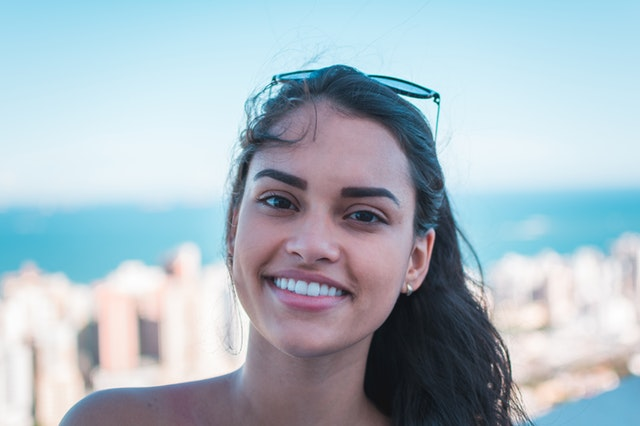
#> input picture pythonProject2/resim_donusum_dizeyi/14.1 smile.jpg.jpg, 640 x 426 px
$ python resim_donusurm.py
#> lines starting #> are read from the running program, lines starting #| are printed output that depends on the picture
import cv2
import numpy as np

img = cv2.imread("14.1 smile.jpg.jpg", 0)
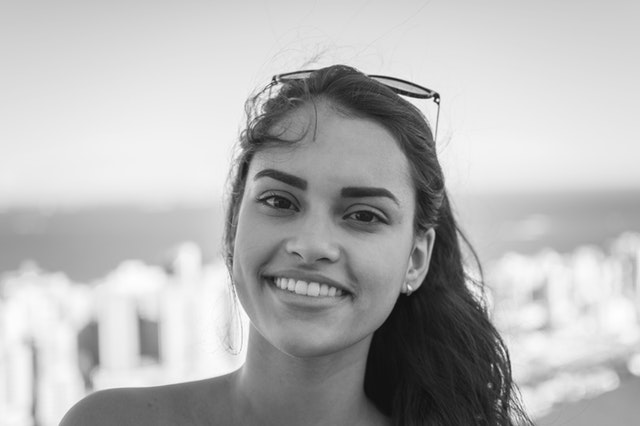
#> img: shape (426, 640); min 12, max 255, mean 181.5
row,col = img.shape
#> row = 426; col = 640

M= np.float32([[1,0,50],[0,1,100]])

#cv2.warpAffine sayesinde resmi istediğim kadar kaydırabilirim.
dst = cv2.warpAffine(img,M,(row,col))
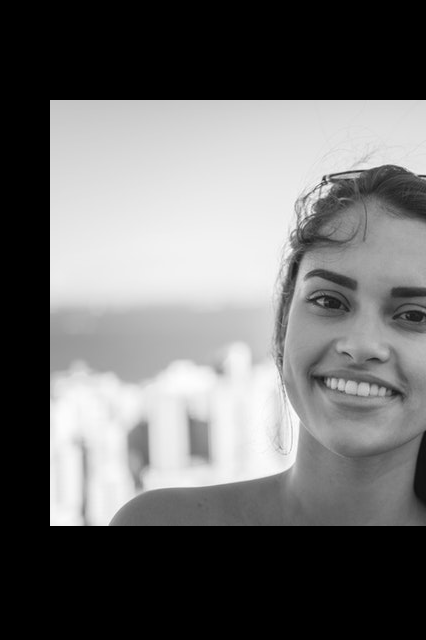
#> dst: shape (640, 426); min 0, max 255, mean 108.8

cv2.imshow("dst",dst)


cv2.waitKey(0)
cv2.destroyAllWindows()
